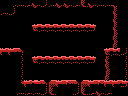

A level layout from a 2D game, rendered from its tile map. Below: a short description, then the map file with its tile-grid data intact:
An orthogonal 16x12 tile map with 8x8 px tiles, 1 tile layer (Tile Layer 1) and 11 objects (8x item, door-right, door-down, door-up).

<map version="1.0" orientation="orthogonal" renderorder="right-down" width="16" height="12" tilewidth="8" tileheight="8" nextobjectid="26">
 <properties>
  <property name="left" value="half-hole" />
 </properties>
 <tileset firstgid="1" name="tiles" tilewidth="8" tileheight="8" tilecount="256" columns="16">
  <image source="tiles.png" width="128" height="128" />
 </tileset>
 <layer name="Tile Layer 1" width="16" height="12">
  <data encoding="csv">
118,151,254,148,147,144,254,147,147,148,145,147,254,254,150,118,
254,144,1,1,1,1,1,1,1,1,1,1,1,1,251,118,
1,1,1,1,1,1,1,1,1,1,1,1,1,1,251,118,
1,1,1,1,152,153,153,153,153,153,153,156,1,1,251,118,
1,1,1,1,1,1,1,1,1,1,1,1,1,1,123,118,
1,1,1,1,1,1,1,1,1,1,1,1,1,1,123,118,
247,247,121,1,1,1,1,1,1,1,1,1,1,152,153,144,
118,118,252,1,152,153,153,153,153,153,153,156,1,251,118,127,
118,118,127,1,1,1,1,1,1,1,1,1,1,124,118,127,
118,118,127,1,1,1,1,1,1,1,1,1,1,123,118,127,
118,118,128,247,120,121,117,247,119,121,117,247,119,247,247,156,
118,118,254,148,254,144,145,118,118,144,145,148,147,148,118,118
</data>
 </layer>
 <objectgroup name="objects">
  <object id="11" type="door-right" x="104" y="56" width="24" height="24" />
  <object id="14" type="door-down" x="48" y="80" width="32" height="16" />
  <object id="15" type="door-up" x="48" y="0" width="32" height="8" />
  <object id="16" type="item" x="32" y="8" width="16" height="16" />
  <object id="19" type="item" x="48" y="8" width="16" height="16" />
  <object id="20" type="item" x="64" y="8" width="16" height="16" />
  <object id="21" type="item" x="80" y="8" width="16" height="16" />
  <object id="22" type="item" x="32" y="40" width="16" height="16" />
  <object id="23" type="item" x="48" y="40" width="16" height="16" />
  <object id="24" type="item" x="64" y="40" width="16" height="16" />
  <object id="25" type="item" x="80" y="40" width="16" height="16" />
 </objectgroup>
</map>
